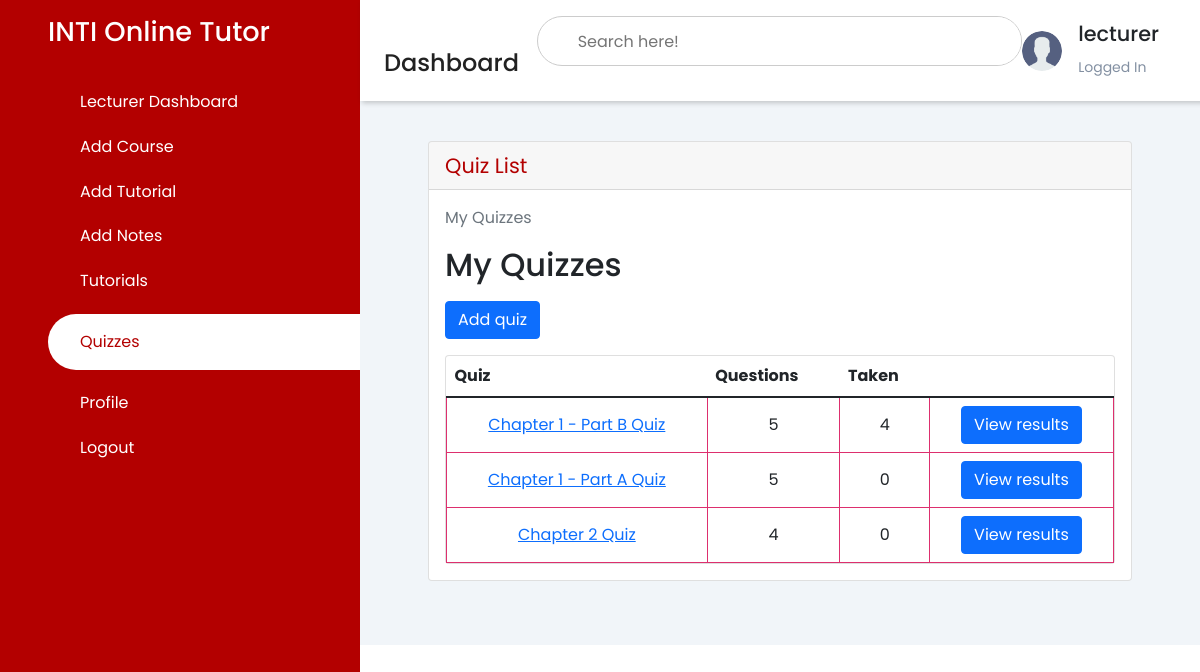
The page /list_quiz/ (signed in) on the database as committed earlier.
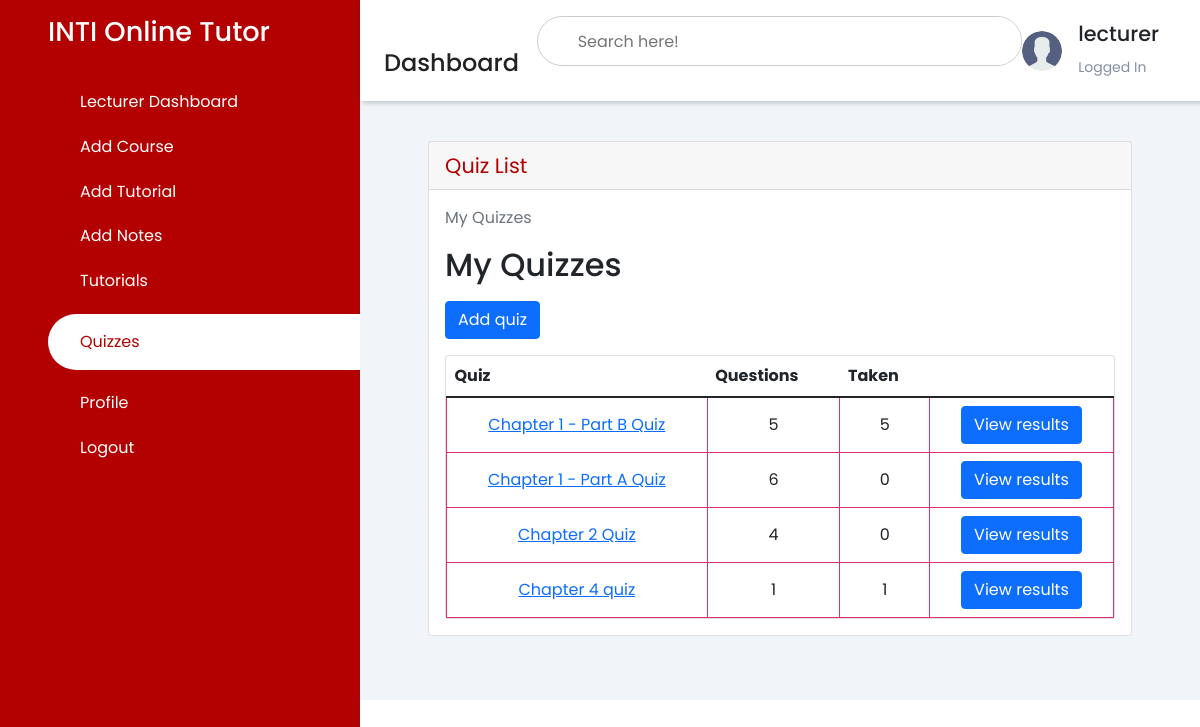
The same page on the database as committed later.
### pages/models.py (models this page shows, shortened)
class Quiz(models.Model):
    owner = models.ForeignKey(User, on_delete=models.CASCADE, related_name='quizzes')
    name = models.CharField(max_length=255)
    course = models.ForeignKey(Course, on_delete=models.CASCADE, related_name='quizzes')

### pages/views.py (the view)
# urls.py: path('list_quiz/', QuizListView.as_view(), name='list_quiz'),
class QuizListView(ListView):
    model = Quiz
    ordering = ('name',)
    context_object_name = 'quizzes'
    template_name = 'dashboard/lecturer/list_quiz.html'
    def get_queryset(self):
        queryset = self.request.user.quizzes \
            .select_related('course') \
            .annotate(questions_count=Count('questions', distinct=True)) \
            .annotate(taken_count=Count('taken_quizzes', distinct=True))
        return queryset

### templates/dashboard/lecturer/list_quiz.html (shortened to what the changed rows need)
<!DOCTYPE html>
<html lang="en">
<head>
    {% load static %}
    {% load crispy_forms_tags %}
    <link rel="stylesheet" href="https://maxst.icons8.com/vue-static/landings/line-awesome/line-awesome/1.3.0/css/line-awesome.min.css">
    <link rel="stylesheet" href="https://maxst.icons8.com/vue-static/landings/line-awesome/font-awesome-line-awesome/css/all.min.css">
    <link href="https://cdn.jsdelivr.net/npm/bootstrap@5.1.3/dist/css/bootstrap.min.css" rel="stylesheet">
    <link rel="stylesheet" href="{% static 'css/style.css' %}">
</head>
<body>
    <div class="sidebar">
        <div class="sidebar-brand">
            <h2>INTI Online Tutor</h2>
        </div>
    </div>
    <div class="main-content">
        <header>
            <div class="header-title">
                <h2>
                    <label for="">
                    <span class="las la-bars"></span>
                </label>
                    Dashboard
                </h2>
            </div>
        </header>
        <main>
            <div class="container-fluid">
        <div class="row">
          <div class="col-12 mb-3">
          <div class="col-12 mb-3">
                <div id="content-wrapper" style="padding-top: 20px">
          <div class="container-fluid">
              <div class="card mb-3">
                  <div class="card-body">
            <div class="col-sm-12">
            <h2 class="mb-3">My Quizzes</h2>
            <div class="card">
              <table class="table mb-0">
                <thead>
                  <tr>
                    <th>Quiz</th>
                    <th>Questions</th>
                    <th>Taken</th>
                    <th></th>
                  </tr>
                </thead>
                <tbody>
                  {% for quiz in quizzes %}
                    <tr>
                      <td class="align-middle"><a href="{% url 'update_quiz' quiz.pk %}">{{ quiz.name }}</a></td>
                      <td class="align-middle">{{ quiz.questions_count }}</td>
                      <td class="align-middle">{{ quiz.taken_count }}</td>
                      <td class="text-right">
                        <a href="{% url 'quiz_results' quiz.pk %}" class="btn btn-primary">View results</a>
                      </td>
                    </tr>
                  {% empty %}
                    <tr>
                      <td class="bg-light text-center font-italic" colspan="5">You haven't created any quiz yet.</td>
                    </tr>
                  {% endfor %}
                </tbody>
              </table>
            </div>
        </main>
    </div>
</body>
</html>

Rows that differ between the two databases and show on the page:
computed for Quiz "Chapter 1 - Part B Quiz": taken_count "4" → "5"
computed for Quiz "Chapter 1 - Part A Quiz": questions_count "5" → "6"
added Quiz: name "Chapter 4 quiz", questions_count "1", taken_count "1"
